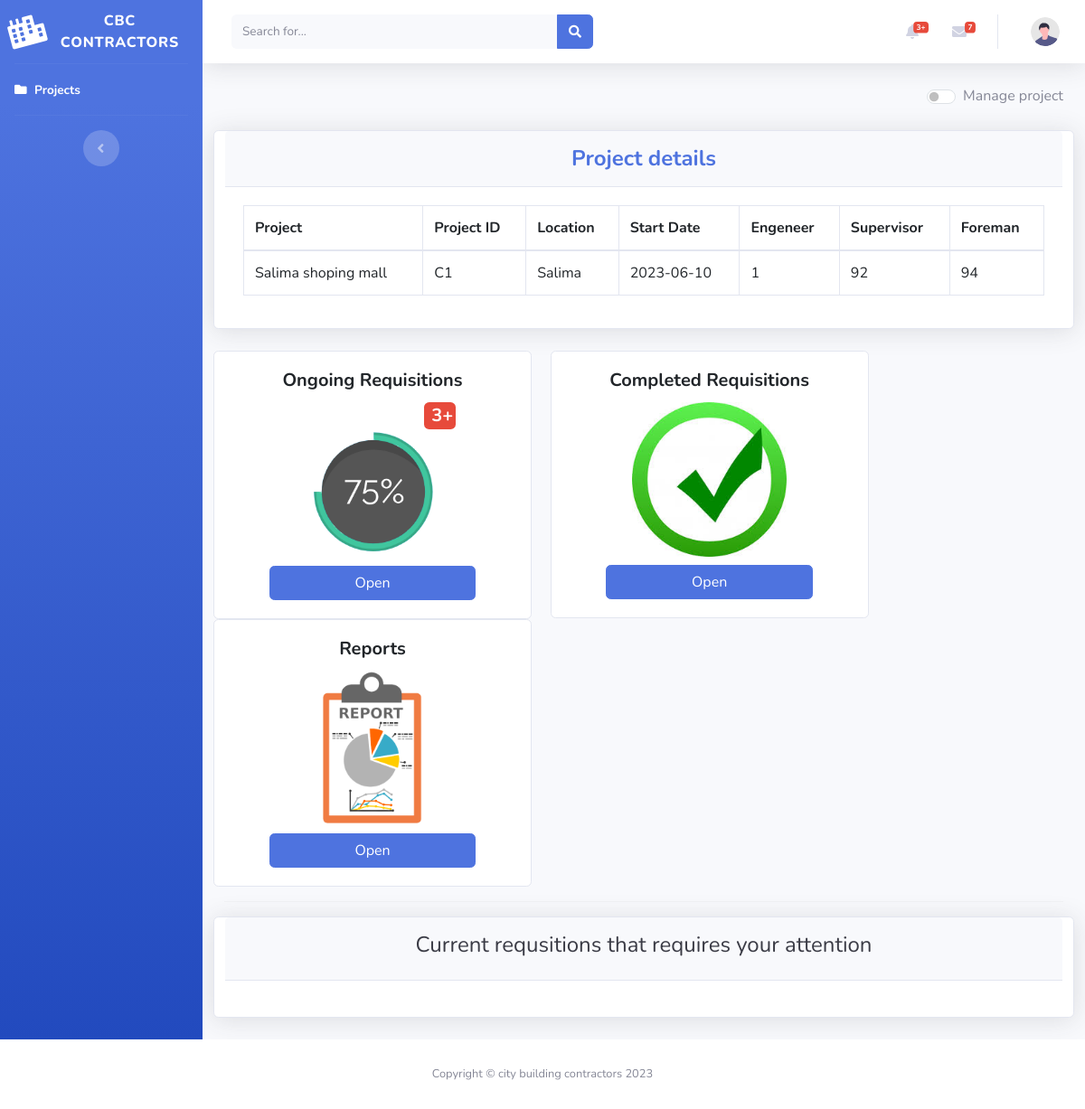
Screenshot of /login_script.php?id=5 with the database file from the repository.
### tables this page shows
CREATE TABLE `project` (
  `id` int(15) NOT NULL,
  `projectName` varchar(250) DEFAULT NULL,
  `description` varchar(250) DEFAULT NULL,
  `code` varchar(45) DEFAULT NULL,
  `startDate` date NOT NULL,
  `duration` varchar(200) NOT NULL,
  `location` varchar(250) NOT NULL,
  `foreman` varchar(250) NOT NULL,
  `supervisor` varchar(250) NOT NULL,
  `engineer` varchar(250) NOT NULL,
  `status` int(15) NOT NULL
);

### login_script.php (the view, shortened to what this page needs)
<!DOCTYPE html>
<html lang="en">
<head>
    <link href="vendor/fontawesome-free/css/all.min.css" rel="stylesheet" type="text/css">
        <link href="https://cdn.jsdelivr.net/npm/bootstrap@5.3.0/dist/css/bootstrap.min.css" rel="stylesheet">
    <link href="css/sb-admin-2.min.css" rel="stylesheet">
</head>
<body id="page-top">
    <div id="wrapper">
        <ul class="navbar-nav bg-gradient-primary sidebar sidebar-dark accordion" id="accordionSidebar">
            <a class="sidebar-brand d-flex align-items-center justify-content-center" href="index.php">
                <div class="sidebar-brand-icon rotate-n-15">
                   <i class="fas fa-city"></i>
                </div>
                <div class="sidebar-brand-text mx-3">CBC Contractors</div>
            </a>
            <hr class="sidebar-divider my-0">
            <li class="nav-item active">
                <a class="nav-link" href="index.php">
                <i class="fas fa-folder"></i>
                    <span>Projects</span></a>
            </li>
            <hr class="sidebar-divider d-none d-md-block">
            <div class="text-center d-none d-md-inline">
                <button class="rounded-circle border-0" id="sidebarToggle"></button>
            </div>
        </ul>
        <div id="content-wrapper" class="d-flex flex-column">
            <div id="content">
                <nav class="navbar navbar-expand navbar-light bg-white topbar mb-4 static-top shadow">
                    <form
                        class="d-none d-sm-inline-block form-inline mr-auto ml-md-3 my-2 my-md-0 mw-100 navbar-search">
                        <div class="input-group">
                            <input type="text" class="form-control bg-light border-0 small" placeholder="Search for..."
                                aria-label="Search" aria-describedby="basic-addon2">
                            <div class="input-group-append">
                                <button class="btn btn-primary" type="button">
                                    <i class="fas fa-search fa-sm"></i>
                                </button>
                            </div>
                        </div>
                    </form>
                    <ul class="navbar-nav ml-auto">
                        <li class="nav-item dropdown no-arrow mx-1">
                            <a class="nav-link dropdown-toggle" href="#" id="alertsDropdown" role="button"
                                data-toggle="dropdown" aria-haspopup="true" aria-expanded="false">
                                <i class="fas fa-bell fa-fw"></i>
                                <span class="badge badge-danger badge-counter">3+</span>
                            </a>
                        </li>
                        <li class="nav-item dropdown no-arrow mx-1">
                            <a class="nav-link dropdown-toggle" href="#" id="messagesDropdown" role="button"
                                data-toggle="dropdown" aria-haspopup="true" aria-expanded="false">
                                <i class="fas fa-envelope fa-fw"></i>
                                <span class="badge badge-danger badge-counter">7</span>
                            </a>
                        </li>
                        <li class="nav-item dropdown no-arrow">
                            <a class="nav-link dropdown-toggle" href="#" id="userDropdown" role="button"
                                data-toggle="dropdown" aria-haspopup="true" aria-expanded="false">
                                <img class="img-profile rounded-circle"
                                    src="img/undraw_profile.svg">
                            </a>
                        </li>
                    </ul>
                </nav>
                <div class="container-fluid">
                    <div class="d-sm-flex align-items-center justify-content-between mb-4">
                        <div class="form-check form-switch">
                        <input id="checkBox" class="form-check-input" onclick="showHide()" type="checkbox" role="switch" id="flexSwitchCheckDefault" />
                        <label class="form-check-label" for="flexSwitchCheckDefault">Manage project</label>
                        </div>
                    </div>
             <div class='row'>
                    <div class="card shadow mb-4">
                        <div class="card-header py-3">
                            <h4 class="m-0 font-weight-bold text-primary" style="text-align:center">Project details</h4>
                        </div>
                        <div class="card-body">
                            <div class="table-responsive">
                                <table class="table table-bordered" id="dataTable" width="100%" cellspacing="0">
                                    <thead>
                                        <tr>
                                            <th>Project</th>
                                            <th>Project ID</th>
                                            <th>Location</th>
                                            <th>Start Date</th>
                                            <th>Engeneer</th>
                                            <th>Supervisor</th>
                                            <th>Foreman</th>
                                        </tr>
                                    </thead>
                                    <tbody>
                                    <?php
                                        $id = $_GET["id"];
                                        include('db_connection.php');
                                        $query = "SELECT * FROM `project` WHERE `id`= $id";
                                        $result = mysqli_query($MySQLDb,$query);
                                        $row = $result->fetch_assoc();
                                       echo" <tr>
                                            <td>".$row["projectName"]."</td>
                                            <td>".$row["code"]."</td>
                                            <td>".$row["location"]."</td>
                                            <td>".$row["startDate"]."</td>
                                            <td>".$row["engineer"]."</td>
                                            <td>".$row["supervisor"]."</td>
                                            <td>".$row["foreman"]."</td>
                                        </tr>";
                                        ?>
                                    </tbody>
                                </table>
                            </div>
                        </div>
                    </div>
            </div>
            <div class="row">
                <div class="card" id="card"  style="width: 22rem;">
                    <div class="card-body">
                        <h5 class="card-title" id="hd" style="text-align:center">Ongoing Requisitions</h5>
                        <span id="counter" class="badge badge-danger badge-counter">3+</span>
                        <img class="ongoing" src="img/ongoing.png" alt="ongoing process">
                        <a href="ongoing.php?id=<?php echo $id;?>" id="link" class="btn btn-primary">Open</a>
                    </div>
                </div>
            <div class="card" id="card" style="width: 22rem;">
                <div class="card-body">
                    <h5 class="card-title" id="hd" style="text-align:center">Completed Requisitions</h5>
                    <img class="complete" src="img/complete.jpg" alt="ongoing process">
                    <a href="completed.php?id=<?php echo $id;?>" id="link" class="btn btn-primary">Open</a>
                </div>
            </div>
            <div class="card" id="card"  style="width: 22rem;">
                <div class="card-body">
                    <h5 class="card-title" id="hd" style="text-align:center">Reports</h5>
                    <img class="repot" src="img/report.png" alt="ongoing process">
                    <a href="reports.php?id=<?php echo $id;?>" id="link" class="btn btn-primary">Open</a>
                </div>
            </div>
            </div>
            <hr>
            <div class='row'>
                <div class="card shadow mb-4">
                    <div class="card-header py-3">
                        <h4 class="text-gray-900" style="text-align:center">Current requsitions that requires your attention</h4>
                    </div>
                    <div class="card-body">
                    </div>
                </div>
             </div>
            </div>
            </div>
            </div>
            </div>
            <footer class="sticky-footer bg-white">
                <div class="container my-auto">
                    <div class="copyright text-center my-auto">
                        <span>Copyright &copy; city building contractors 2023</span>
                    </div>
                </div>
            </footer>
</body>
</html>

### login_script.php (style rules this page uses)
.repot { width: 40.5%; height: 40.5%; display:block; margin-left: auto; margin-right: auto; }
.complete { width: 60%; height: 60%; display:block; margin-left: auto; margin-right: auto; }
.ongoing { width: 50%; height: 50%; display:block; margin-left: auto; margin-right: auto; }
#link { width: 80%; display:block; margin-left: auto; margin-right: auto; margin-top: 3%; }
#card { height: 50%; }
#hd { font-weight:bold; }
#counter { width: 35px; height: 30px; text-align: center; font-size:20px !important; }
#counter { display:block; margin-left:70%; }

### rows the page displays
project: projectName "Salima shoping mall", code "C1", location "Salima", startDate "2023-06-10", engineer "1", supervisor "92", foreman "94"
